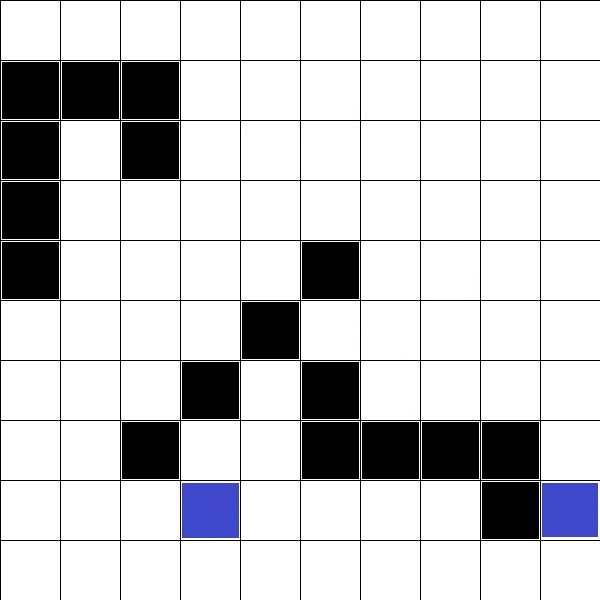
#> input picture solution_node/Path_5.jpg, 600 x 600 px, found by its file name; its folder holds 5 pictures in this run
$ python path_code.py
#> lines starting #> are read from the running program, lines starting #| are printed output that depends on the picture

#####code are added to get the correcct output as per the task


import cv2
import numpy as np
import time
import collections  ###used in function
from skimage.metrics import structural_similarity as ssim

def shortest_path_algorithm1(grid, start):
    wall, clear, goal = "#", ".", "B"
    width, height = 10,10
    queue = collections.deque([[start]])
    seen = set([start])
    while queue:
        path = queue.popleft()
        x, y = path[-1]
        if grid[y][x] == goal:
            return path
        for x2, y2 in ((x+1,y), (x-1,y), (x,y+1), (x,y-1)):
            if 0 <= x2 < width and 0 <= y2 < height and grid[y2][x2] != wall and (x2, y2) not in seen:
                queue.append(path + [(x2, y2)])
                seen.add((x2, y2))


def traversal_window(image, stepSize, windowSize):
    r =[]
    ###############  slide a window across the image      ############################
    for j in range(0,10):
        for i in range(0,10):
            r.append((60*i,60*j))
    return r
    ###############  slide a window across the image      #############################

    ###############  slide a window across the image      #############################

    #####codes  areadded to get the corrected output as per the added function


def main(image_filename):


#> called with image_filename = 'path_5.jpg'
    process_points=[]
    full_grids = []        # List to store coordinates of occupied grid
    expected_path = {}        # Dictionary to store information regarding path planning

    # load the image and define the window width and height
    image = cv2.imread(image_filename)
#> image is the input picture: shape (600, 600, 3); mean B, G, R 206.5, 204.3, 204.1
    (winW, winH) = (60, 60)        # Size of individual cropped images

    barrier = []            # List to store barrier (black tiles)
    index = [1,1]
    blank_image = np.zeros((60,60,3), np.uint8)
    list_images = [[blank_image for i in range(10)] for i in range(10)]     #array of list of images
    maze = [[0 for i in range(10)] for i in range(10)]             #matrix to represent the grids of individual cropped images


    ##########     Check if grids are colored ie not majorly white and termed these grids as full_grids ######
    for (x, y) in traversal_window(image, stepSize=60, windowSize=(winW, winH)):
        clone = image.copy()
        cv2.rectangle(clone, (x, y), (x + winW, y + winH), (0, 255, 0), 2)
        crop_img = image[y:y + winH,x:x + winW]                 #crop the image
        #list_images[index[0]-1][index[1]-1] = crop_img.copy()
        if (crop_img[30,30,1] < 100):
            full_grids.append((int(x/60),int(y/60)))
        if (crop_img[30,30,0] == 0):
#             print("barrier")
            barrier.append((int(x/60),int(y/60)))
        cv2.imshow("Window", clone)
        cv2.waitKey(1)
        time.sleep(0.0025)
        index[1] = index[1] + 1
        if(index[1]>10):
            index[0] = index[0] + 1
            index[1] = 1
#> this loop made 100 passes
#> (x, y) on passes 1 to 12: (0, 0), (60, 0), (120, 0), (180, 0), (240, 0), (300, 0), (360, 0), (420, 0), (480, 0), (540, 0), (0, 60), (60, 60)
#> pass 1, in main, `crop_img = image[y:y + winH,x:x + winW]`:
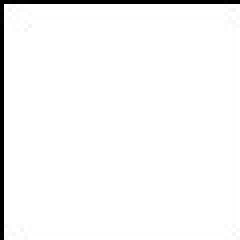
#> crop_img: shape (60, 60, 3) (shown 4 times larger); min 0, max 255, mean 246.5
#> pass 1, in main, `cv2.imshow("Window", clone)`:
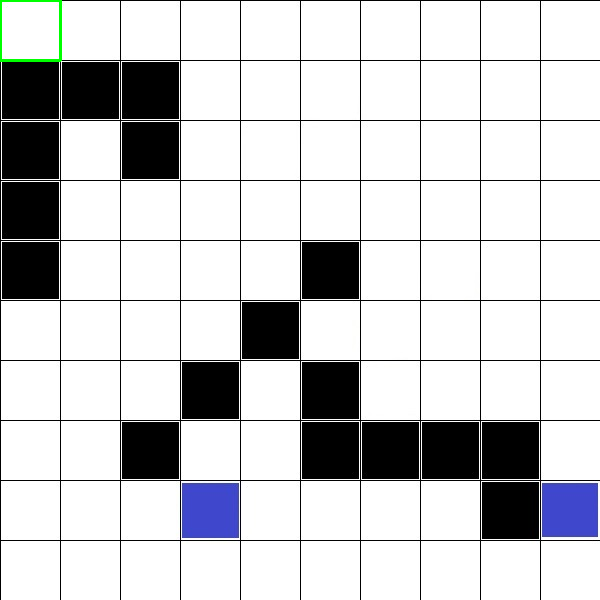
#> window 'Window': shape (600, 600, 3); mean B, G, R 206.2, 204.5, 203.9
#> pass 2, in main, `cv2.imshow("Window", clone)`:
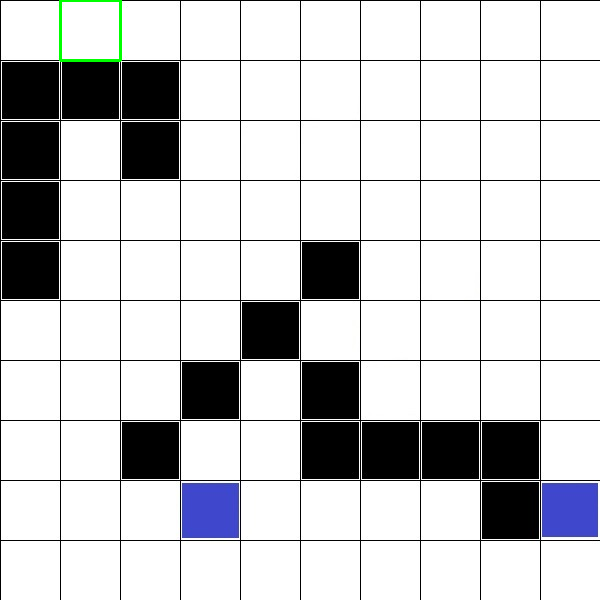
#> window 'Window': shape (600, 600, 3); mean B, G, R 206.2, 204.5, 203.8
#> after the loop, barrier = [(0, 1), (1, 1), (2, 1), (0, 2), (2, 2), (0, 3), (0, 4), (5, 4), (4, 5), (3, 6), (5, 6), (2, 7), (5, 7), (6, 7), (7, 7), (8, 7), (8, 8)]; full_grids = [(0, 1), (1, 1), (2, 1), (0, 2), (2, 2), (0, 3), (0, 4), (5, 4), (4, 5), (3, 6), (5, 6), (2, 7), (5, 7), (6, 7), (7, 7), (8, 7), (3, 8), (8, 8), (9, 8)]; index = [11, 1]


    ##########     Check if grids are black and add them to barrier list   ###########


    ####################       Write a statement to print the full_grids      ################


    #Printing other info


#First part done
##############################################################################

    list_colored_grids = [n for n in full_grids if n not in barrier]    #Grids with objects (not black barrier)
#> list_colored_grids = [(3, 8), (9, 8)]
    process_points=full_grids
#> process_points has the same summary as full_grids
    print("process points")
    print(process_points)
#| [(0, 1), (1, 1), (2, 1), (0, 2), (2, 2), (0, 3), (0, 4), (5, 4), (4, 5), (3, 6), (5, 6), (2, 7), (5, 7), (6, 7), (7, 7), (8, 7), (3, 8), (8, 8), (9, 8)]
    print("Total no of Occupied Grids : ")
    print(len(full_grids))
#| 19
    print("Colored Occupied Grids : ")
    print (list_colored_grids)
#| [(3, 8), (9, 8)]
    print ("Total no of Colored Occupied Grids : " + (str(len(list_colored_grids))))
#| Total no of Colored Occupied Grids : 2


    #Compare each image in the list of objects with every other image in the same list
    x = 0
    source_x = 0
    source_y = 0
    grid = []
    for j in range(0,10):
        s = ""
        for i in range(0,10):
            if image[30 + 60*j,30 + 60*i,2] >230:
                s = s + "."
            elif image[30 + 60*j,30 + 60*i,2] <30:
                s = s + "#"
            else:
                if x==0:
                   sx = i #sourcex
                   sy = j #sourceY
                   s = s + "."
                else:
                   dx = i
                   dy = j
                   s = s + "B"
                x = 1
        grid.append(s)


    ########   Check if ssim score is greater than 0.9 or not ########


    ########   Find the min path from the startimage to this similar image u=by calling shortest_path_algorithm function  ########
    ########check if their is any process point or source and destination is occured or not
    if len(list_colored_grids)!=0:
        result =  shortest_path_algorithm1(grid, list_colored_grids[0])
#> result = [(3, 8), (4, 8), (5, 8), (6, 8), (7, 8), (7, 9), (8, 9), (9, 9), (9, 8)]
    else:
        result=None


    ########  Result contains the minimum path required
    if result != None:
        expected_path[(sx,sy),(dx,dy)] = list(['('+str(str(sx)+","+str(sy)+')'),result,len(result)])
    else:
        if len(list_colored_grids)!=0:
            expected_path[(sx,sy),(dx,dy)] = list(["NO MATCH",[], 0])
        else:
            expected_path[(),()]=list(["NO MATCH",[], 0])  #####for the main_image


    print ("Dictionary Keys pf expected_path:")
    print (expected_path.keys())
#| dict_keys([((3, 8), (9, 8))])


    ##############  Write a statement to print the expected_path ###################

    print("planned path")
    print(expected_path)
#| {((3, 8), (9, 8)): ['(3,8)', [(3, 8), (4, 8), (5, 8), (6, 8), (7, 8), (7, 9), (8, 9), (9, 9), (9, 8)], 9]}


    return full_grids, expected_path
    ############  Second Part done                            ################


if __name__ == '__main__':

    # change filename to check for other images
    image_filename = "path_5.jpg" ### Add the image filename to the image_filename

    main(image_filename)

    cv2.waitKey(0)
    cv2.destroyAllWindows()
